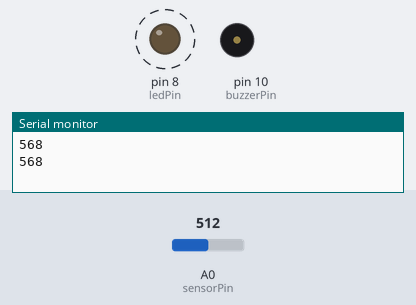
The sketch below on a simulated Arduino Uno, built with avr-gcc and run on an emulated ATmega328P. On the bench: output pins drawn as LEDs (lit = HIGH), buzzer (waves = sounding, pin HIGH), the last lines printed to the serial monitor. Dashed ring = blinking. The test bench sets the inputs (shaded band); at power-on: A0 (sensorPin) = 512.

Above: at 1.9 s.
2.0 s: A0 (sensorPin) set to 306
At 2.4 s:
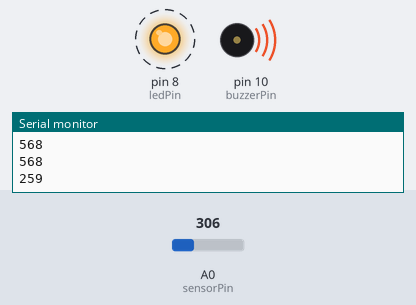
5.5 s: A0 (sensorPin) set to 190
At 5.51 s:
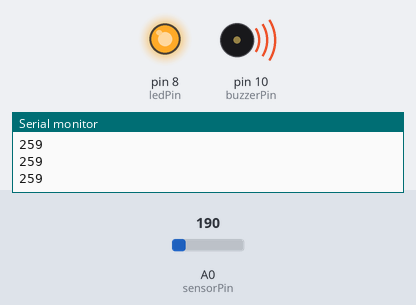
Timing chart, 0 to 15.0 s (numbered marks = the images above; inputs shaded):
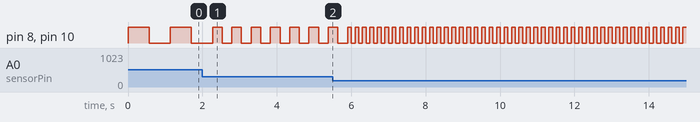

Measured:
- after the input at 2.0 s, pin 8 (ledPin), pin 10 (buzzerPin): alternates HIGH for 0.26 s and LOW for 0.26 s, starting after 0.53 s
- by itself, pin 8 (ledPin), pin 10 (buzzerPin): alternates HIGH for 0.57 s and LOW for 0.57 s

The sketch:

chapter1.ino
```cpp
// Simple demo blinker
const int ledPin = 8;       // digital output
const int buzzerPin = 10;   // digital output
const int sensorPin = 0;    // analog input

// photoresister min/max
const int minPhotoValue = 200;
const int maxPhotoValue = 800;

// set the min and max delay betwen blinks
const int minDuration = 100;
const int maxDuration = 1000;


void setup() {
    pinMode(ledPin, OUTPUT);    // enable output on the led pin
    pinMode(buzzerPin, OUTPUT);    // enable output on the led pin
    Serial.begin(9600);         // initialize Serial
}

void loop() {
    int rate = analogRead(sensorPin);

    // scale the blink rate between the min and max values
    rate = map(rate, minPhotoValue, maxPhotoValue, minDuration, maxDuration);
    // constrain the value
    rate = constrain(rate, minDuration, maxDuration);

    Serial.println(rate);
    blinkbuzz(rate);
}


void blinkbuzz(int rate) {
    digitalWrite(ledPin, HIGH);
    digitalWrite(buzzerPin, HIGH);
    delay(rate);
    digitalWrite(ledPin, LOW);
    digitalWrite(buzzerPin, LOW);
    delay(rate);
}
```
